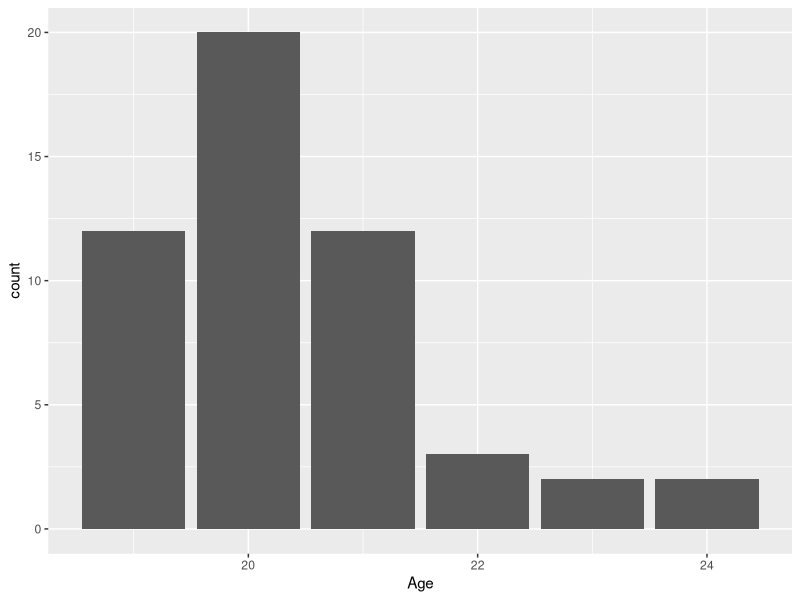
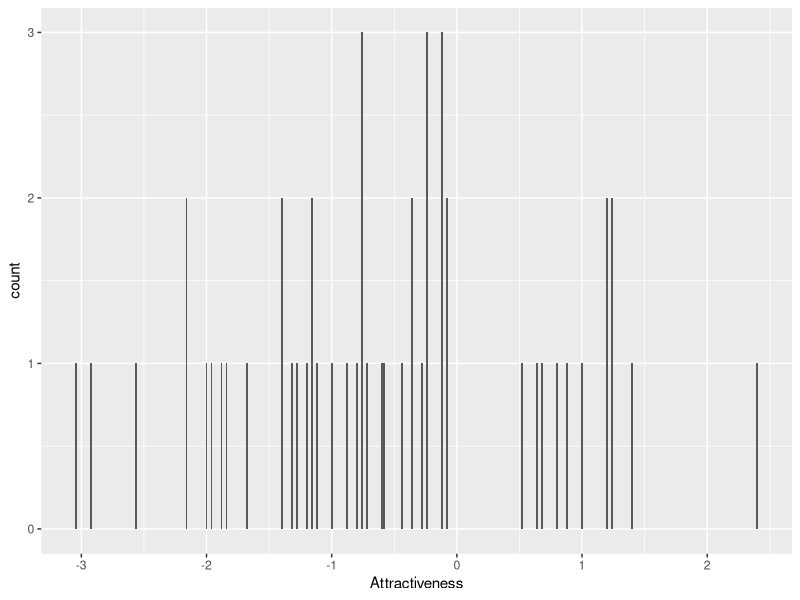
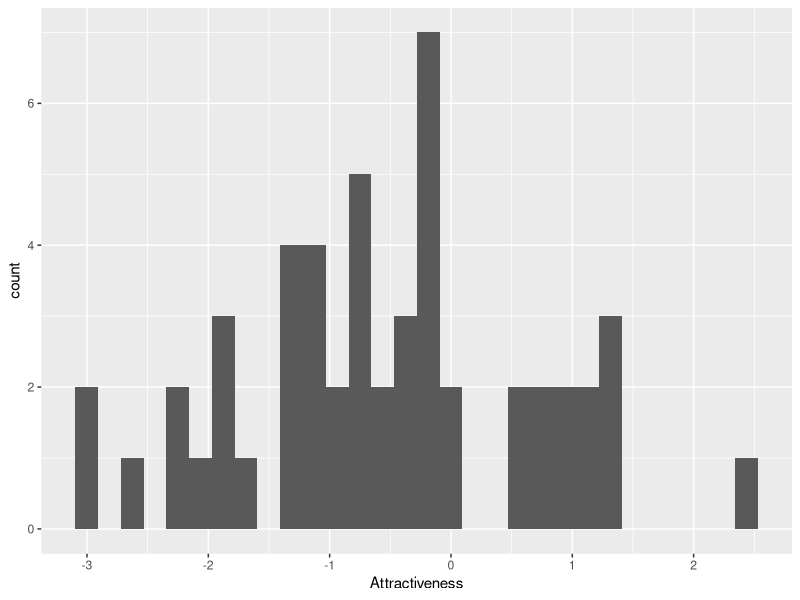
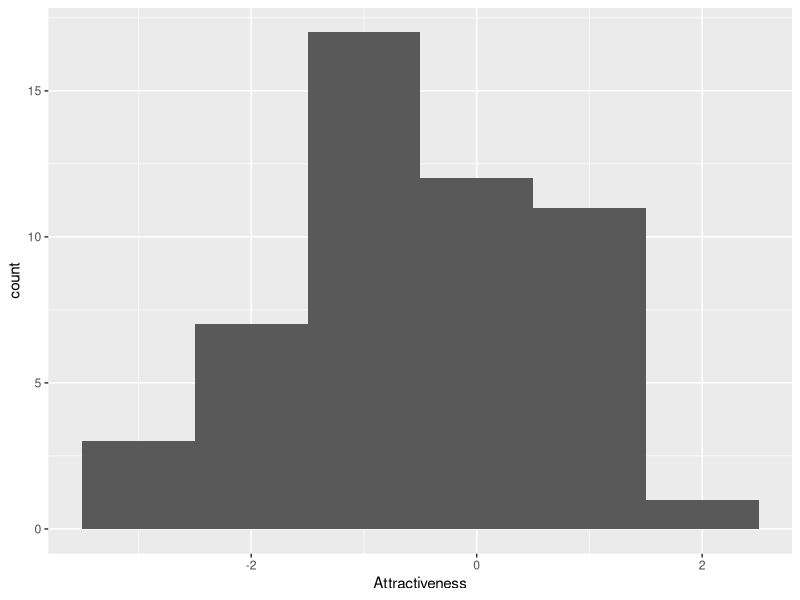
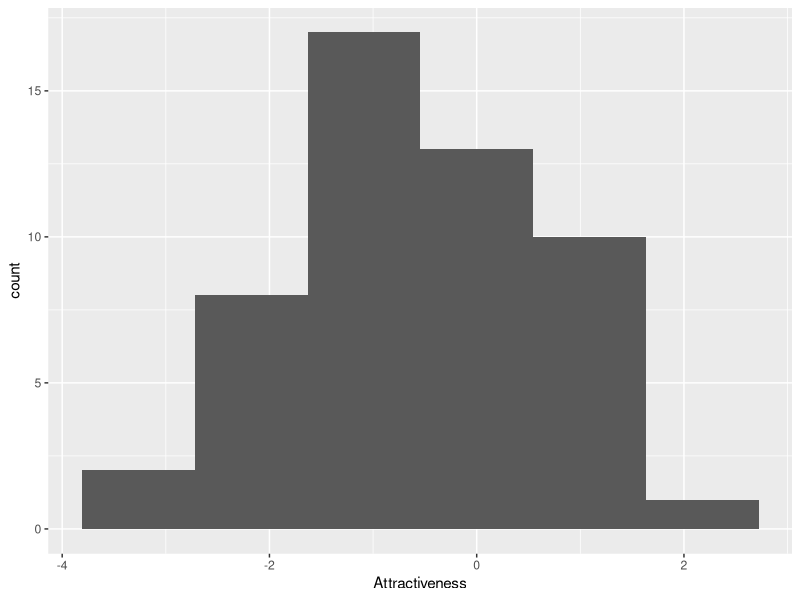
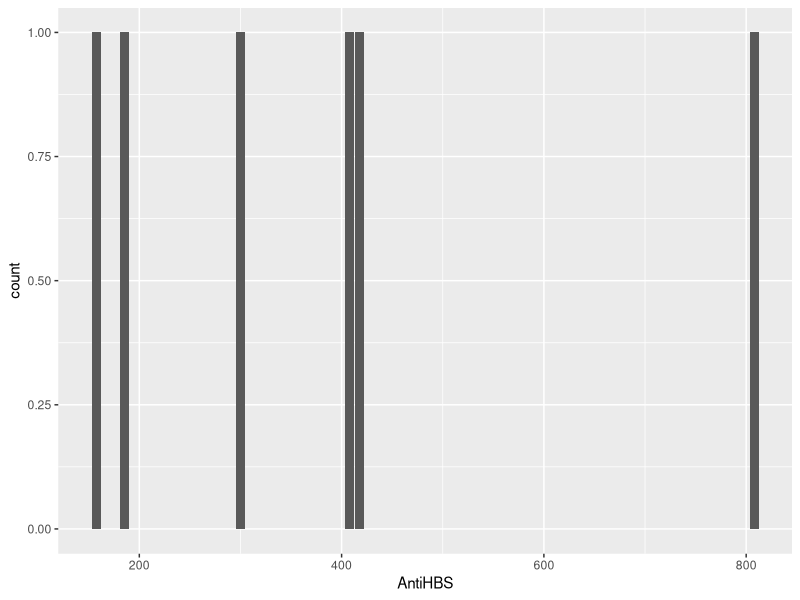

Recreate these plots in R, in order. (Note: this script raises an error after producing the figures.)
# Lesson X: Bar graphs

# ggplot2 has a variety of functionality for creating bar graphs, but
# it doesn't always work like you expect. 

# data ------------------------------------------------------------------
# For this lesson, we'll use data from http://dx.doi.org/10.5061/dryad.11vs5
# From the paper's abstract: 
#     Recent studies suggest that facial attractiveness indicates immune 
#     responsiveness in men and that this relationship is moderated by 
#     stress hormones [...] However, studies testing [the same thing in women] 
#     are lacking. Here, we photographed young Latvian women, vaccinated 
#     them against hepatitis B and measured the amount of specific antibodies
#     produced, cortisol levels and percentage body fat. Latvian men rated 
#     the attractiveness of the women's faces.
library(ggplot2)
library(dplyr)

data <- read.csv("Lesson-006/data/attractiveness.csv")

# Take a look at the data using some of the functions you've learned to get
# an idea of what it looks like. 




# Bar graphs for counts/histograms ---------------------------------------
# By default, geom_bar() plots number of observations
ggplot(data, aes(x = Age)) + geom_bar()

# This works well above because the age is given in integer units, so it's 
# pre-binned, but it doesn't work so well for continuous data.
ggplot(data, aes(x = Attractiveness)) + geom_bar()

# As an alternative, try geom_histogram()
ggplot(data, aes(x = Attractiveness)) + geom_histogram()

# It's good to take the advice of the message that appears.
ggplot(data, aes(x = Attractiveness)) + geom_histogram(binwidth = 1)

# Binwidth is specified in terms of the width of bin on the x-axis. You
# can also use bins = which just divides the range of the x-axis: 
ggplot(data, aes(x = Attractiveness)) + geom_histogram(bins = 6)

# Use geom_histogram to explore the data for the columns below. Try 
# specifying the size of the bins using either binwidth or bins
# AntiHBS = Hepatitis B antigen titer
# Fat = Percentage body fat
# Cortisol = level of cortisol in the blood






# Bar graphs for non-counts --------------------------------------------
# Bar graphs are commonly also used to display summaries of data other 
# than the number of observations. For example, the mean of each condition.

# First, create a new data frame containing the statistics of interest
summary <- data %>% 
   group_by(Age) %>% 
   summarize(Attractiveness = mean(Attractiveness),
      AntiHBS = mean(AntiHBS),
      Fat = mean(Fat),
      Cortisol = mean(Cortisol))

# Now, try to graph it: 
ggplot(summary, aes(x = AntiHBS)) + geom_bar()

# Pretty sure that's not what you want. How about? 
ggplot(summary, aes(x = Age, y = AntiHBS)) + geom_bar()

# Still not right. The problem is, by default geom_plot counts the number
# of observations. You need to tell it to use the values in the y column
# instead: 
ggplot(summary, aes(x = Age, y = AntiHBS)) + 
   geom_bar(stat = "identity")

# Try making graphs of the means of the other columns. 





# So this works, and you can add error bars, but it's not the easiest
# in that you have to pre-calculate the statistics. Consider this a 
# nudge in favor of more informative plot types, like box and whisker plots
ggplot(data, aes(x = Age, y = Attractiveness)) +
   geom_boxplot(aes(group = Age))

# Make your own: 




# ... or even just points
ggplot(data, aes(x = Age, y = Cortisol)) +
   geom_point()

# Homework ----------------------------------------------------------
# 1. Make a histogram of the Cortisol column. What bins or binwidth
#    argument do you like best? 


# 2. Calculate the median value of the AntiHBS, Cortisol, Fat, and 
#    Attractiveness columns, grouped by age. Make bar graphs for 
#    each. Then make box and whisker plots of each (you'll need to 
#    use the data frame from before you calculated the medians). 
#    Which do you like better? 


# 3. The goal of their study was to predict facial attractiveness
#    from immune parameters. Make some scatter plots (i.e. 
#    Attractiveness on the y-axis, one of the other variables on the
#    x-axis, and the data shown with points). Do any of the variables
#    seem to correlate with attractiveness?

